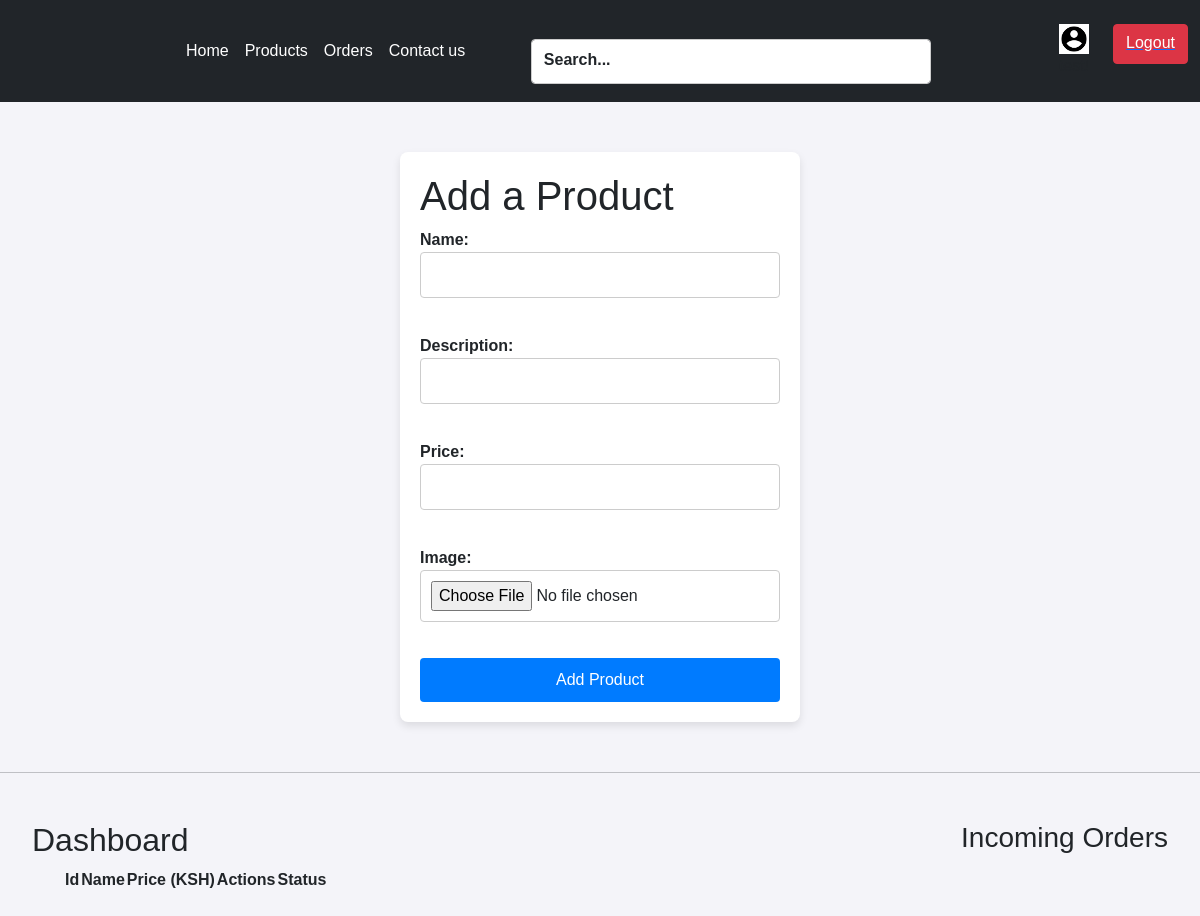
The page /products/ (signed in) on the database as committed earlier.
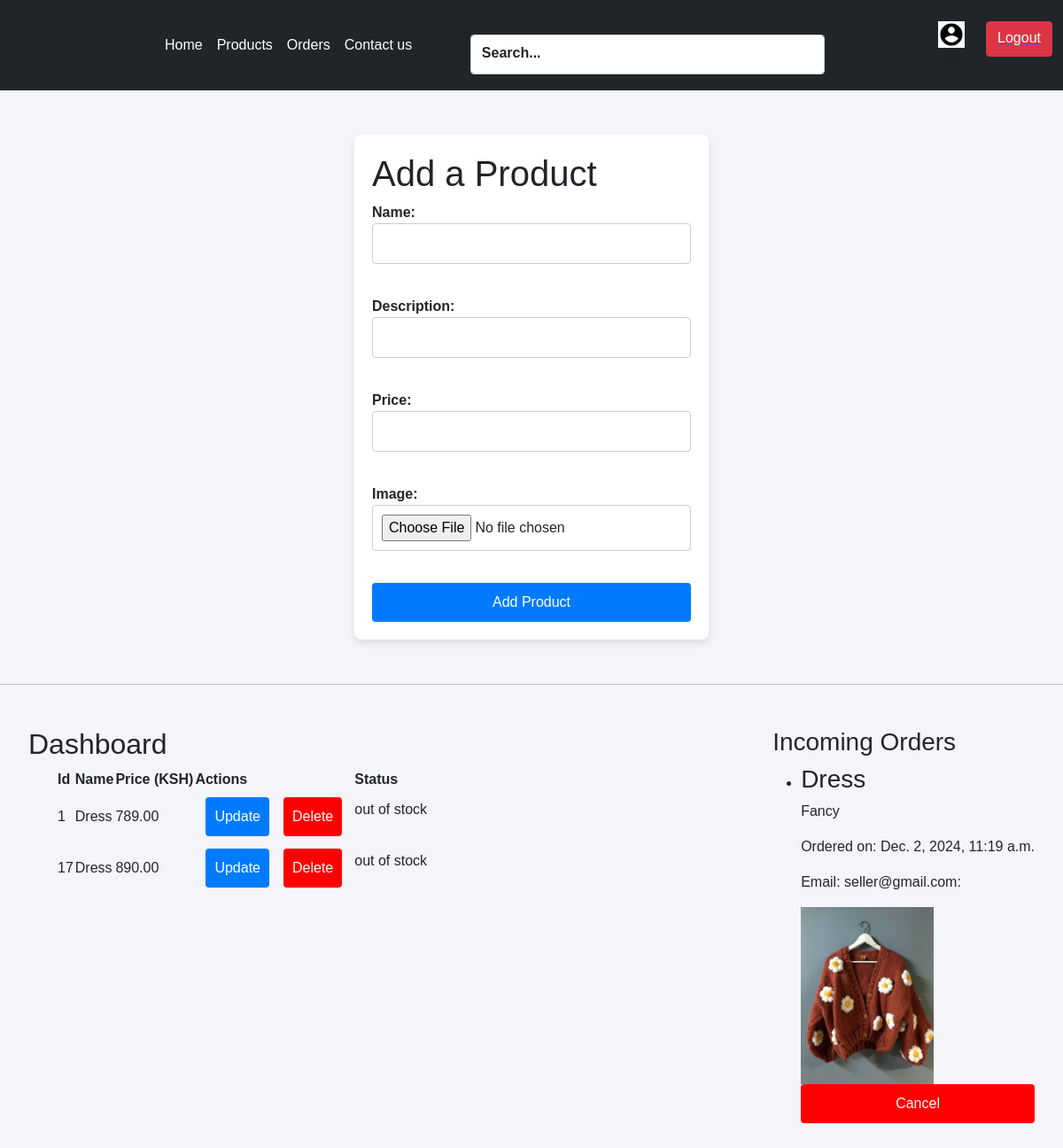
The same page on the database as committed later.
### auths/models.py (models this page shows, shortened)
class Product(models.Model):
    name = models.CharField(max_length=255)
    description = models.CharField(max_length=255)
    price = models.DecimalField(max_digits=10,decimal_places=2)
    image = models.ImageField(upload_to='product_images/',blank=True,null=True)
    user=models.ForeignKey(User,on_delete=models.CASCADE,null=True)
    created_at=models.DateTimeField(auto_now_add=True, null=True)
    ordered=models.BooleanField(default=False,null=True)

class Order(models.Model):
        user=models.ForeignKey(User,on_delete=models.CASCADE)
        product=models.ForeignKey(Product,on_delete=models.CASCADE)
        ordered_at=models.DateTimeField(auto_now_add=True)

### auths/views.py (the view)
# urls.py: path('products/', views.product_view, name='products'),
@login_required
def product_view(request):
    if request.method == "POST":
        form = productform(request.POST ,request.FILES)
        if form.is_valid():
          product=form.save()
          product.user=request.user
          product.ordered=False
          product.save()
        return redirect('products')
    else:
        form =productform()
    products =Product.objects.all()
    orders=Order.objects.all()
    return render(request, 'products.html',{'form':form,'products':products,'orders':orders})

### auths/productform.py
class productform(forms.ModelForm):
    class Meta:
        model = Product
        fields = ['name', 'description', 'price','image',]

### auths/templates/products.html (shortened to what this page needs)
<!DOCTYPE html>
<html lang="en">
  <head>
    <link
      href="/your-path-to-fontawesome/css/fontawesome.css"
      rel="stylesheet"
    />
    <link
      href="/your-path-to-fontawesome/css/custom-icons.css"
      rel="stylesheet"
    />
    <link
      href="https://cdn.jsdelivr.net/npm/bootstrap@5.0.2/dist/css/bootstrap.min.css"
      rel="stylesheet"
    />
  </head>
  <body>
    <nav class="navbar nav navbar-expand-lg navbar-light bg-dark">
      <div class="container-fluid">
        <div class="collapse navbar-collapse" id="navbarSupportedContent">
          <ul
            style="margin-left: 150px; color: white"
            class="navbar-nav me-auto mb-2 mb-lg-0 ml-25 text-white"
          >
            <li style="color: white" class="nav-item">
              <a
                style="color: white"
                class="nav-link active text-slate-50 g"
                aria-current="page"
                href="/"
                >Home</a
              >
            </li>
            <li class="nav-item">
              <a
                style="color: white"
                class="nav-link active g"
                aria-current="page"
                href="/products"
                >Products</a
              >
            </li>
            <li class="nav-item">
              <a
                style="color: white"
                class="nav-link active g"
                aria-current="page"
                href="/orders"
                >Orders</a
              >
            </li>
            <li class="nav-item">
              <a
                style="color: white"
                class="nav-link active g"
                aria-current="page"
                href="/contact"
                >Contact us</a
              >
            </li>
          </ul>
          <div
            style="margin-right: 8rem; width: 25rem; height: 2rem"
            class="mr-4 mb-2"
          >
            <div class="form-floating pt-2">
              <input
                style="height: 2.8rem"
                type="text"
                class="form-control"
                id="floatingInput"
                placeholder="search"
              />
              <label for="floatingInput">Search...</label>
            </div>
          </div>
          <div class="d-flex gap-4 mt-3">
            <div class="d-flex flex-column align-items-center">
              <img
                style="height: 30px; object-fit: cover"
              />
              <p>{{ user.username }}!</p>
            </div>
            <a href="{% url 'logout' %}">
              <button
                style="height: 40px; object-fit: cover"
                type="button"
                class="btn btn-danger w-full mb-2"
              >
                Logout
              </button>
            </a>
          </div>
        </div>
      </div>
    </nav>
    <div class="form-container">
      <h1>Add a Product</h1>
      <form method="post"
      action=""
        class=''
        id='boo'
        onSubmit="showToast()"
      enctype="multipart/form-data">
        {% csrf_token %} {{ form.as_p }}
        <button type="submit">Add Product</button>
      </form>
    </div>
   <hr>
   <div class="orders">
    <div>
      <h2>Dashboard</h2>
      <ul>
        <table>
          <tr>
            <th>Id</th>
            <th>Name</th>
            <th>Price (KSH)</th>
            <th>Actions</th>
            <th>Status</th>
          </tr>
          {% for product in products %}
          {% if product.user_id == user.id %}
          <tr>
            <td>{{ product.id }}</td>
            <td>{{ product.name }}</td>
            <td>{{ product.price }}</td>
            <td class="btn">
              <form method="post"
              action="{% url 'edit_product' product.id %}"
               class=''
               id='boo'
               onSubmit="showToast()">
              <button>Update</button>
            </form>
              <form method="post"
              action="{% url 'delete_product' product.id %}">
              <button class='btn1'>Delete</button>
            </form>
            </td>
            <td><p>{% if  product.ordered%}out of stock {% else %}in stock{% endif %}</p></td>
          </tr>
          {% endif %}
          {% endfor %}
        </table>
      </ul>
    </div>
    <div>
      <h3>Incoming Orders</h3>
      <ul>
        {% for order in orders %}
        {% if order.product.user_id == user.id %}
        <li>
          <h3>{{ order.product.name }}</h3>
          <p>{{ order.product.description }}</p>
          <p>Ordered on: {{ order.ordered_at }}</p>
          <p>Email: seller@gmail.com:</p>
          {% if order.product.image %}
          <img
            src="{{ order.product.image.url }}"
            alt="{{ order.product.name }}"
            width="150"
          />
          {% endif %}
          <form method="post"
          action="{% url 'delete_order' order.id   %}">
          <button class='btn1'>Cancel</button>
        </form>
        </li>
        {% endif %}
        {% endfor %}
      </ul>
       </div>
   </div>
  </body>
</html>

### auths/templates/products.html (style rules this page uses)
body { font-family: Arial, sans-serif; background-color: #f4f4f9; margin: 0; padding: 0; }
label { font-weight:bold; }
input[type="text"], input[type="number"], input[type="file"] { width: 100%; padding: 10px; margin-bottom: 20px; border: 1px solid #ccc; border-radius: 4px; box-sizing: border-box; font-size: 16px; }
button { width: 100%; padding: 10px; background-color: #007bff; color: white; border: none; border-radius: 4px; font-size: 16px; cursor: pointer; transition: background-color 0.3s ease; }
.form-container { width: 400px; margin: 50px auto; background-color: white; padding: 20px; border-radius: 8px; box-shadow: 0 4px 8px rgba(0, 0, 0, 0.1); }
.btn { display:flex; gap:1rem; }
.btn1 { background:red !important; }
.orders { display:flex; gap:1rem; justify-content:space-between; padding:2rem; }

Rows that differ between the two databases and show on the page:
now on this page (row edited): Product: id "1", name "Dress", price "789.00", ordered "out of stock"
added Product: id "17", name "Dress", price "890.00", ordered "out of stock"
added Order: product.name "Dress", product.description "Fancy", ordered_at "Dec. 2, 2024, 11:19 a.m.", product.image (picture)
